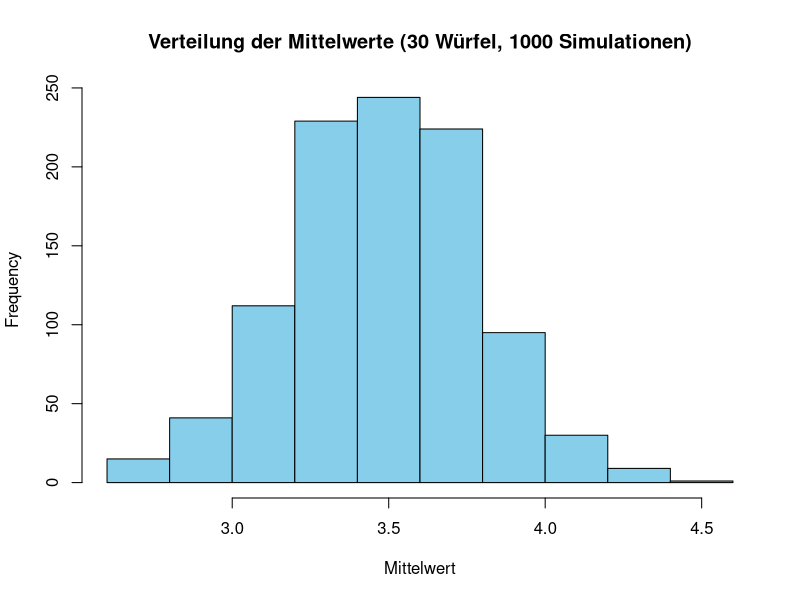

This figure's R source:
# Anzahl der Simulationen und Würfel pro Simulation
# Hier können Anzahl der Würfel sowie Simulationen angegeben werden
num_simulations <- 1000
num_dice <- 30

# Funktion zum Simulieren der Würfe und Berechnung der Mittelwerte
simulate_dice_means <- function(num_simulations, num_dice) {
  means <- numeric(num_simulations) # Vektor zur Speicherung der Mittelwerte
  
  for (i in 1:num_simulations) {
    rolls <- sample(1:6, num_dice, replace = TRUE) # 30 Würfe simulieren
    means[i] <- mean(rolls) # Mittelwert berechnen
  }
  
  return(means)
}

# Simulation durchführen
# Für Reproduzierbarkeit
means <- simulate_dice_means(num_simulations, num_dice)

# Plot der Mittelwerte
hist(means, 
     breaks = 10, 
     main = "Verteilung der Mittelwerte (30 Würfel, 1000 Simulationen)", 
     xlab = "Mittelwert", 
     col = "skyblue", 
     border = "black")
